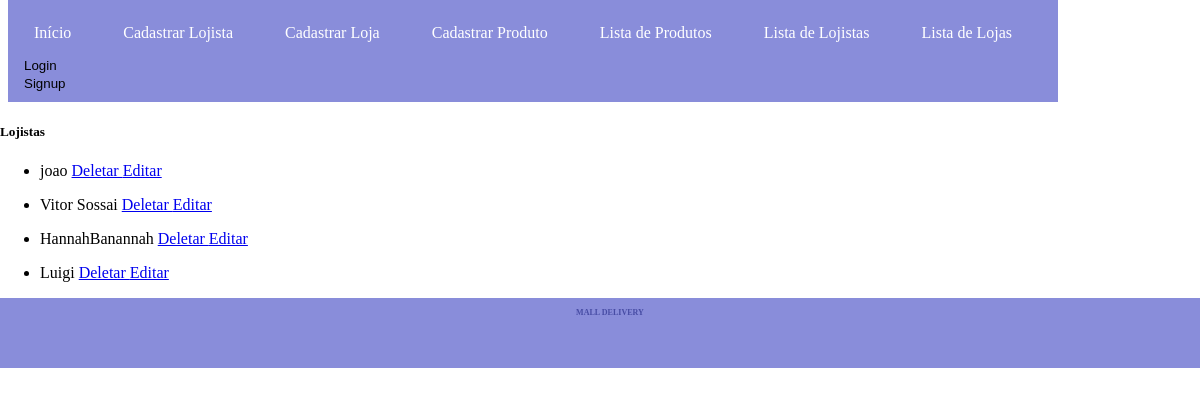
The page /lista_lojista/ on the database as committed earlier.
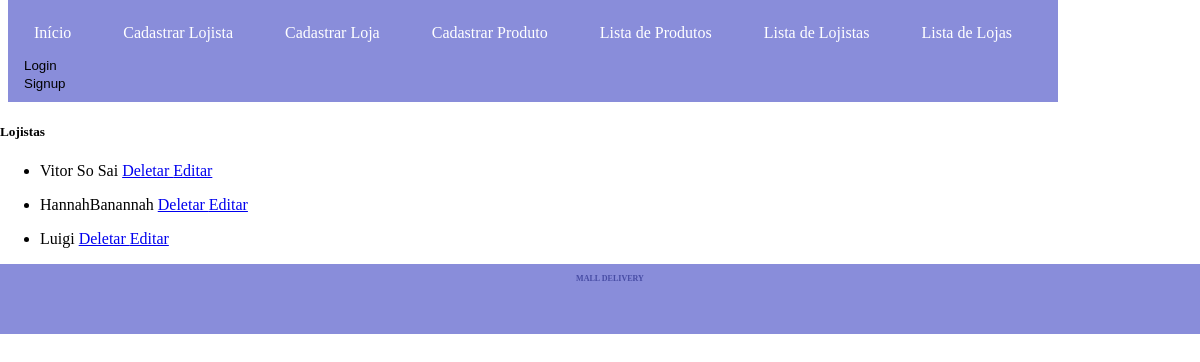
The same page on the database as committed later.
### app_mall/models.py (models this page shows, shortened)
class Lojista(models.Model):
    nome = models.CharField(max_length=100)
    CPF = models.CharField(max_length=11)
    telefone = models.CharField(max_length=20)
    email = models.EmailField(unique=True)

### app_mall/views.py (the view)
# urls.py: path('lista_lojista/', views.LojistaList.as_view(), name='lista_lojista'),
class LojistaList(ListView):
    model = Lojista
    template_name = "app_mall/lista_lojista.html"
    context_object_name = 'lojistas'

### app_mall/templates/app_mall/lista_lojista.html
{% extends "base.html" %}
{% block content %}
<h5>Lojistas</h5>
<ul>
    {% for lojista in lojistas %}
    <li>
        <div>
            <p>{{ lojista.nome }} <a href="{% url 'deletar_lojista' lojista.pk %}"> Deletar </a>
                <a href="{% url 'update_lojista' lojista.pk %}">Editar</a> </p>
        </div>
    </li>
    {% endfor %}
</ul>
{% endblock %}

Rows that differ between the two databases and show on the page:
removed Lojista: nome "joao"
changed Lojista: nome "Vitor Sossai" → "Vitor So Sai"
